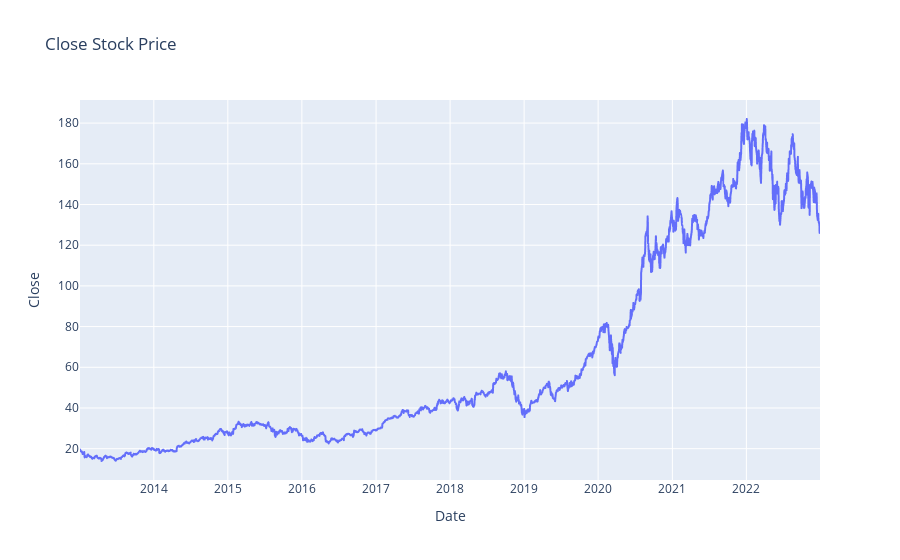

Notebook cell for this chart:
### Code cell
# plotting the line chart
init_notebook_mode(connected=True)
fig = px.line(data, x="Date", y="Close",title="Close Stock Price") 
  
# showing the plot
fig.show()

### Figure 1 — Plotly figure (JSON) as saved in the notebook; plotly's stock layout.template omitted (floating-point values rounded to 4 significant figures; data arrays with more than 128 entries replaced by an {"elided": "..."} marker saying what was removed)
{"data": [{"hovertemplate": "Date=%{x}<br>Close=%{y}<extra></extra>", "legendgroup": "", "line": {"color": "#636efa", "dash": "solid"}, "marker": {"symbol": "circle"}, "mode": "lines", "name": "", "showlegend": false, "type": "scattergl", "x": {"elided": "2518 str values"}, "xaxis": "x", "y": {"elided": "2518 float values"}, "yaxis": "y"}], "layout": {"legend": {"tracegroupgap": 0}, "title": {"text": "Close Stock Price"}, "xaxis": {"anchor": "y", "domain": [0, 1], "title": {"text": "Date"}}, "yaxis": {"anchor": "x", "domain": [0, 1], "title": {"text": "Close"}}}}
